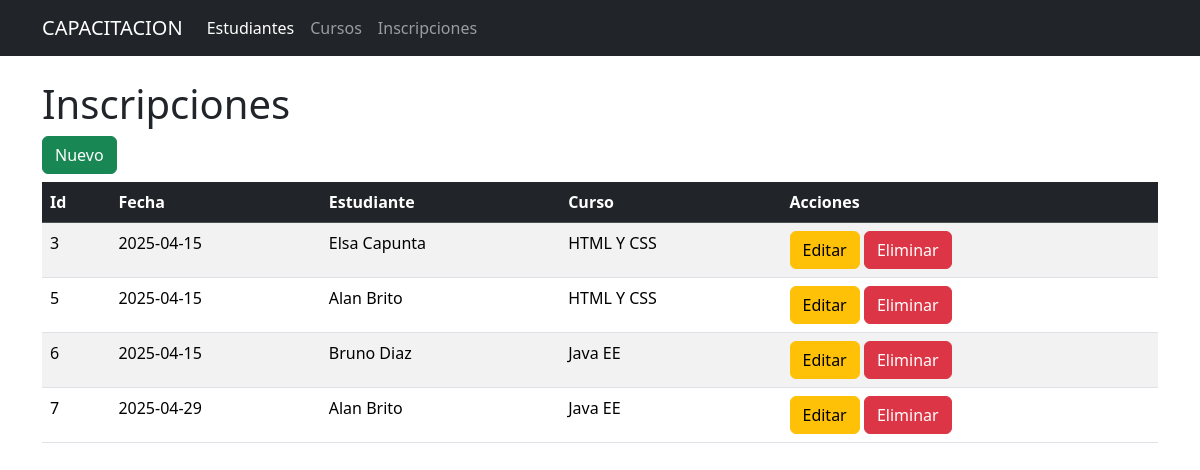
Page /inscripciones on the committed database.
### tables this page shows
CREATE TABLE inscripciones (
        id INTEGER PRIMARY KEY,
        fecha DATE NOT NULL,
        curso_id INTEGER NOT NULL,
        estudiante_id INTEGER NOT NULL,
        FOREIGN KEY (curso_id) REFERENCES cursos(id),
        FOREIGN KEY (estudiante_id) REFERENCES estudiantes(id)
    );

CREATE TABLE cursos (
        id INTEGER PRIMARY KEY,
        descripcion TEXT NOT NULL,
        horas INTEGER NOT NULL
    );

### app.py (the view)
@app.route("/inscripciones")
def inscripciones():
    conn = get_db_connection()
    inscripciones = conn.execute(
        """
        SELECT i.id,
            i.fecha,
            e.nombre || ' ' || e.apellidos as estudiante,
            c.descripcion as curso
        FROM inscripciones i
        JOIN estudiantes e ON i.estudiante_id = e.id
        JOIN cursos c ON i.curso_id = c.id
        """
        ).fetchall()
    conn.close()
    return render_template('inscripciones.html', inscripciones = inscripciones)

### app.py (called while the page is built)
def get_db_connection():
    conn = sqlite3.connect("bd_instituto.db")
    conn.row_factory = sqlite3.Row
    return conn

### templates/inscripciones.html
{% extends "base.html" %}
{% block content %}
<h1>Inscripciones</h1>
<a href="{{ url_for('nueva_inscripcion') }}" class="btn btn-success mb-2">Nuevo</a>
<table class="table table-striped table-hover">
    <thead class="table-dark">
        <tr>
            <th>Id</th>
            <th>Fecha</th>
            <th>Estudiante</th>
            <th>Curso</th>
            <th>Acciones</th>
        </tr>
    </thead>
    <tbody>
        {% for item in inscripciones %}
        <tr>
            <td>{{ item.id }}</td>
            <td>{{ item.fecha }}</td>
            <td>{{ item.estudiante }}</td>
            <td>{{ item.curso }}</td>
            <td>
                <a href="{{ url_for('editar_inscripcion', id=item.id) }}" class="btn btn-warning">Editar</a>
                <form action="{{ url_for('eliminar_inscripcion', id=item.id) }}" method="POST" style="display: inline;">
                    <button type="submit" class="btn btn-danger" onclick="return confirm('¿Está seguro?')">Eliminar</button>
                </form>
            </td>
        </tr>
        {% endfor %}
    </tbody>
</table>
{% endblock %}

### rows in the picture
inscripciones: id "3", fecha "2025-04-15", estudiante "Elsa Capunta", curso "HTML Y CSS"
inscripciones: id "5", fecha "2025-04-15", estudiante "Alan Brito", curso "HTML Y CSS"
inscripciones: id "6", fecha "2025-04-15", estudiante "Bruno Diaz", curso "Java EE"
inscripciones: id "7", fecha "2025-04-29", estudiante "Alan Brito", curso "Java EE"
